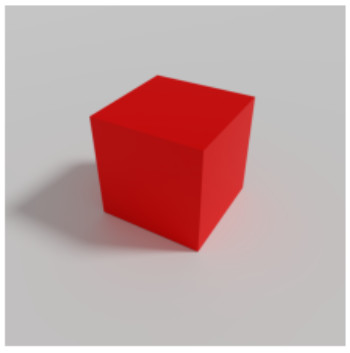
#> input picture image_processing/images/cube.jpg, 350 x 353 px
$ jupyter execute 3colormask.ipynb
#> lines starting #> are read from the running program, lines starting #| are printed output that depends on the picture; after the words box and inside, x2 and y2 are one past the last pixel; in counts of white or black regions, pixels touching at a corner belong together
[cell 1]
import numpy as np
import matplotlib.pyplot as plt
from skimage.filters import threshold_otsu
import cv2

[cell 2]
sample_image = cv2.imread('images/cube.jpg')
#> sample_image is the input picture: shape (353, 350, 3); mean B, G, R 162.5, 162.9, 194.8
img = cv2.cvtColor(sample_image,cv2.COLOR_BGR2RGB)

plt.axis('off')
plt.imshow(img)

[cell 3]
low = np.array([0, 0, 0])
high = np.array([215, 51, 51])

mask = cv2.inRange(img, low, high)
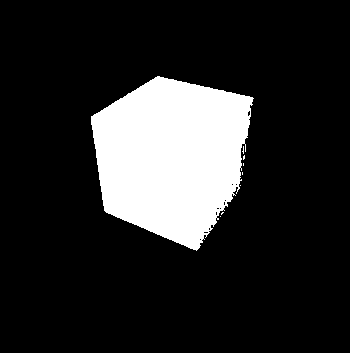
#> mask: shape (353, 350); 16.3% white; 8 white regions (7 under 20 px), largest, box (x1, y1, x2, y2) and area: (91, 76, 254, 251) 20088

plt.axis('off')
plt.imshow(mask)

[cell 4]
result = cv2.bitwise_and(img, img, mask=mask)
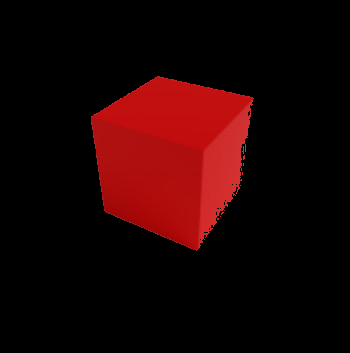
#> result: shape (353, 350, 3); mean R, G, B 30.4, 3.2, 3.2

plt.axis('off')
plt.imshow(result)
